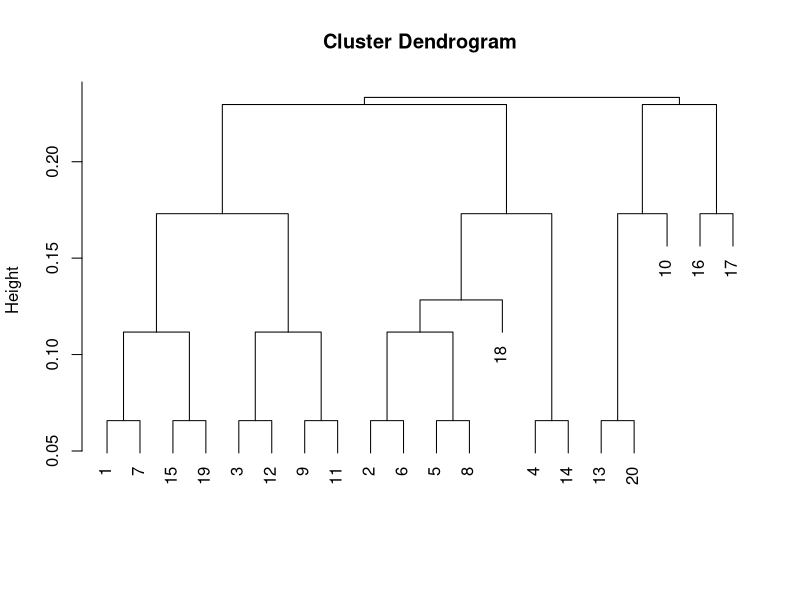

Here is the R script that generated this plot:
## ---- chunk 1
tree <- list()
tree$merge <- matrix(c( -1,  -7,  # row  1
                        -2,  -6,  # row  2
                        -3, -12,  # row  3
                        -4, -14,  # row  4
                        -5,  -8,  # row  5
                        -9, -11,  # row  6
                        -13, -20,  # row  7
                        -15, -19,  # row  8
                        1,   8,  # row  9: 1,7,15,19
                        2,   5,  # row 10: 2,6,5,8
                        3,   6,  # row 11: 3,12,9,11
                        10, -18,  # row 12: 2,6,5,8 + 18
                        9,   11,  # row 13:  1,7,15,19 + 3,12,9,11
                        12,   4,  # row 14: row 12 + row 4
                        -10,   7,  # row 15: row 7 + 10
                        -16, -17,  # row 16
                        13,   14,  # row 17: row 13 + row 14 
                        15,  16,  # row 18: row 15 + row 16
                        17,  18), # row 19: row 17 + row 18
                     ncol = 2,
                     byrow = TRUE)
tree$height <- c(0.06573653, 0.06573653, 0.06573653, 0.06573653, 0.06573653, 0.06573653, 0.06573653, 0.06573653, 0.11167131, 0.11167131, 0.11167131, 0.12832304, 0.17304035, 0.17304035, 0.17304035, 0.17304035, 0.22965349, 0.22965349, 0.23334799)
tree$labels <- as.character(1:20)
tree$order <- c(1, 7, 15, 19, 3, 12, 9, 11, 2, 6, 5, 8, 18, 4, 14, 13, 20, 10, 16, 17)
class(tree) <- "hclust"
plot(tree)
